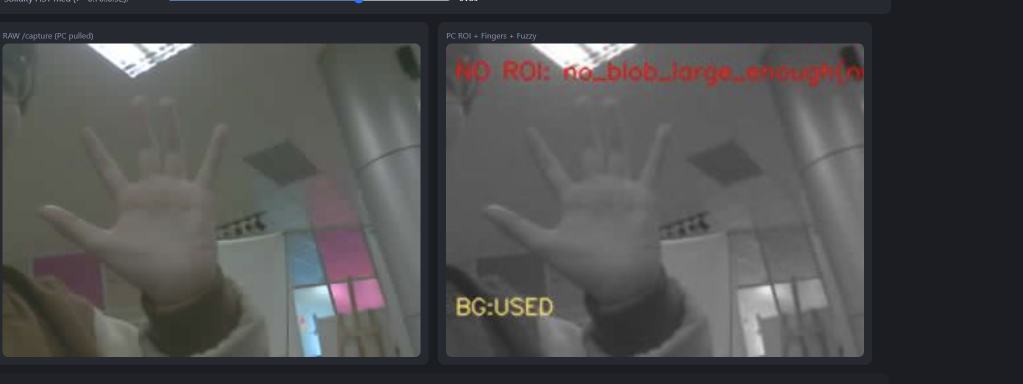
#> input picture esp32cam_stream_v3/new1.jpg, 2046 x 768 px (shown at 1/2 size)
$ python -i pc_roi.py   (imports and definitions only)
#> lines starting #> are read from the running program, lines starting #| are printed output that depends on the picture; after the words box and inside, x2 and y2 are one past the last pixel; in counts of white or black regions, pixels touching at a corner belong together
"""
ROI selection v2 — skin HSV + background subtraction.

Khac biet so voi v1 (Otsu thuan):
    - Decode JPEG -> RGB (giu mau) -> chuyen HSV
    - Skin mask: dai mau da chuan trong HSV
    - Neu da calibrate background -> AND voi diff mask (tay co di dong)
    - Connected components -> chon blob "main hand":
        + Bo qua blob phia tren 25% khung (loai mat — heuristic don gian)
        + Score = area_ratio / (1 + 2.0 * dist_to_center_norm)

Output ROIResult tuong thich pc_fuzzy.py / pc_finger_count.py / dashboard.
"""

from __future__ import annotations

import io
from dataclasses import dataclass

import cv2
import numpy as np
from PIL import Image
from scipy import ndimage

from pc_background import BackgroundReference


TARGET_WIDTH = 240
EDGE_PAD_RATIO = 0.03

# Tunable runtime (dashboard co the sua qua /roi_tune)
TUNABLE = {
    "min_area_ratio": 0.025,
    "skin_h_max":     25,     # H tu 0..25 (mau da am)
    "skin_s_min":     15,     # SAT min — giam manh tu 30 -> 15 cho tay chay sang
    "skin_v_min":     40,
    "skin_s_max":     200,
    "skin_v_max":     255,
    "bg_diff_thr":    22,     # |frame - bg| nguong
    "face_band_y":    0.25,   # blob centroid o tren 25% khung -> nghi mat
}

# Neu skin_ratio < SKIN_FALLBACK_THR -> fallback dung BG-only
SKIN_FALLBACK_THR = 0.02


@dataclass
class ROIResult:
    found: bool
    mask: np.ndarray
    gray: np.ndarray
    bbox: tuple[int, int, int, int]
    centroid: tuple[float, float]
    area_ratio: float
    bbox_extent: float
    aspect: float
    touches_edge: bool
    fg_is_dark: bool                 # giu cho tuong thich cu, luon=False (vi dung skin)
    num_blobs_total: int
    reason: str

    # Cac field debug them
    used_background: bool = False
    skin_area_ratio: float = 0.0     # ti le pixel skin truoc khi chon blob


# [29 lines left out: functions _empty, decode_jpeg_rgb, not called in this run]


def build_skin_mask(rgb: np.ndarray) -> np.ndarray:
    """Lay mask pixel skin theo dai HSV. Tra uint8 0/255."""
    hsv = cv2.cvtColor(rgb, cv2.COLOR_RGB2HSV)
#> hsv: shape (768, 2046, 3); mean H, S, V 61.8, 28.1, 80.8
    h_max = int(TUNABLE["skin_h_max"])
    s_min = int(TUNABLE["skin_s_min"])
    s_max = int(TUNABLE["skin_s_max"])
    v_min = int(TUNABLE["skin_v_min"])
    v_max = int(TUNABLE["skin_v_max"])
    m1 = cv2.inRange(hsv,
                     np.array([0, s_min, v_min], dtype=np.uint8),
                     np.array([h_max, s_max, v_max], dtype=np.uint8))
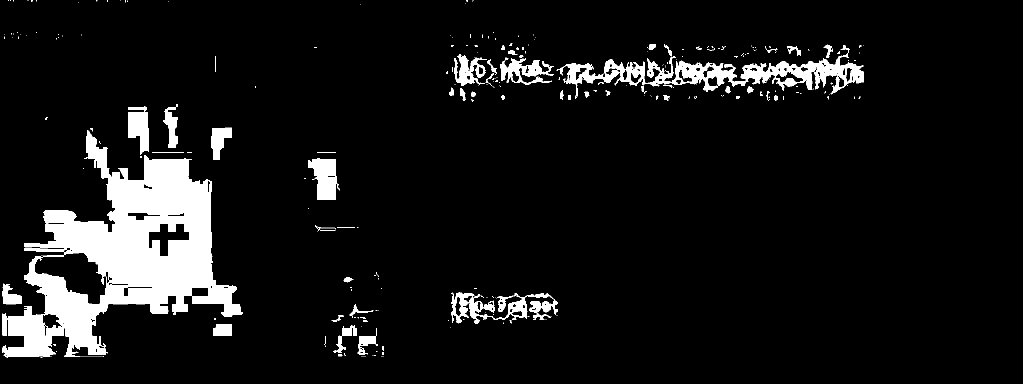
#> m1: shape (768, 2046) (shown at 1/2 size); 8.4% white; 324 white regions (253 under 20 px), largest, box (x1, y1, x2, y2) and area: (4, 261, 486, 715) 88003, (1119, 90, 1728, 198) 16323, (902, 585, 1106, 648) 3634
    # Dai do tham (wrap-around)
    m2 = cv2.inRange(hsv,
                     np.array([180 - h_max, s_min, v_min], dtype=np.uint8),
                     np.array([179, s_max, v_max], dtype=np.uint8))
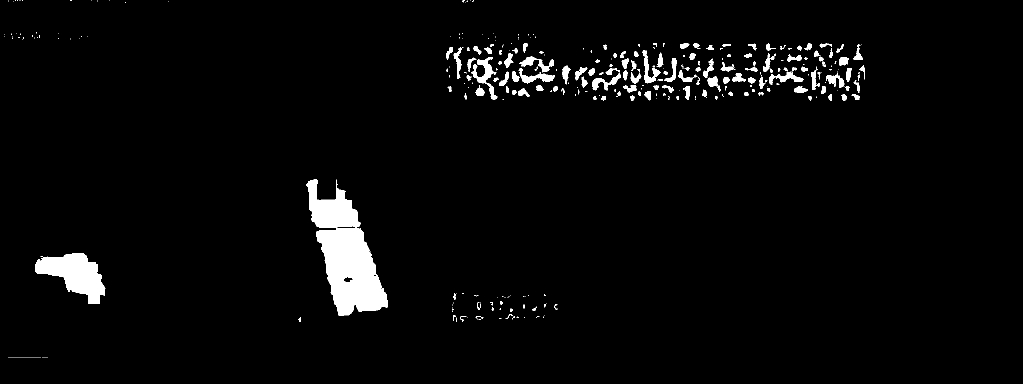
#> m2: shape (768, 2046) (shown at 1/2 size); 3.2% white; 384 white regions (239 under 20 px), largest, box (x1, y1, x2, y2) and area: (612, 358, 776, 632) 22084, (70, 506, 211, 608) 7762, (942, 114, 995, 200) 1326
    skin = cv2.bitwise_or(m1, m2)
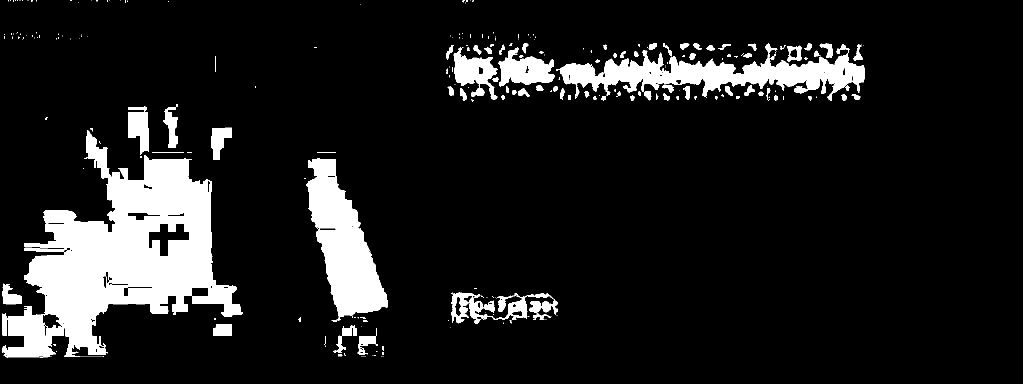
#> skin: shape (768, 2046) (shown at 1/2 size); 11.5% white; 289 white regions (191 under 20 px), largest, box (x1, y1, x2, y2) and area: (4, 261, 486, 715) 95806, (1119, 87, 1729, 202) 26758, (612, 316, 776, 644) 26275
    kernel = cv2.getStructuringElement(cv2.MORPH_ELLIPSE, (5, 5))
    skin = cv2.morphologyEx(skin, cv2.MORPH_OPEN, kernel, iterations=1)
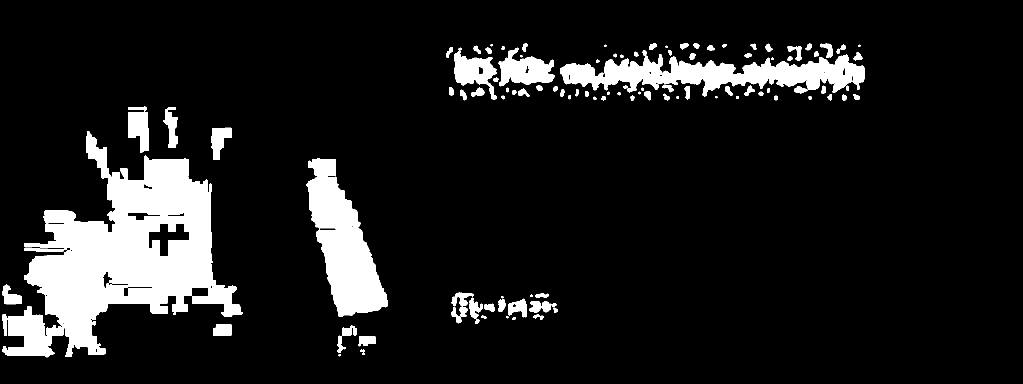
#> skin: shape (768, 2046) (shown at 1/2 size); 11.2% white; 109 white regions (9 under 20 px), largest, box (x1, y1, x2, y2) and area: (48, 262, 486, 714) 88254, (612, 316, 776, 634) 26100, (1120, 100, 1729, 193) 25095
    skin = cv2.morphologyEx(skin, cv2.MORPH_CLOSE, kernel, iterations=2)
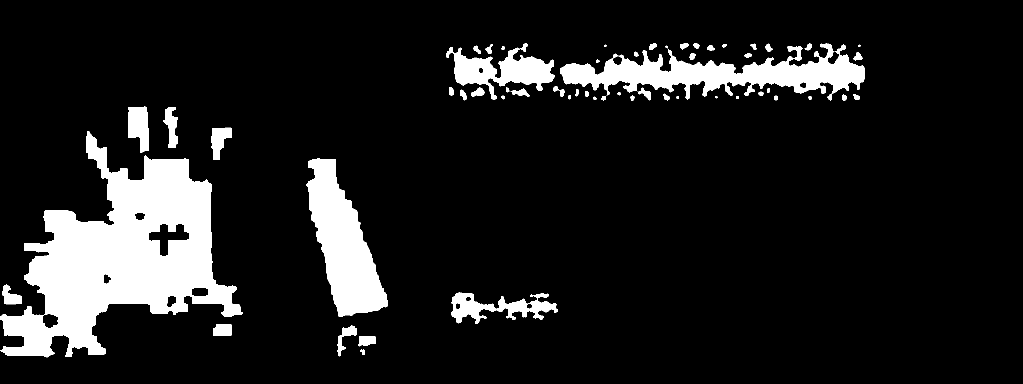
#> skin: shape (768, 2046) (shown at 1/2 size); 11.6% white; 59 white regions (5 under 20 px), largest, box (x1, y1, x2, y2) and area: (0, 262, 486, 715) 97339, (1120, 87, 1729, 201) 29321, (612, 316, 776, 634) 26342
    return skin


# [205 lines left out: functions extract_main_hand, extract_from_jpeg, draw_debug_overlay, not called in this run]

>>> import cv2
>>> picture = cv2.cvtColor(cv2.imread('new1.jpg'), cv2.COLOR_BGR2RGB)
>>> result = build_skin_mask(picture)
